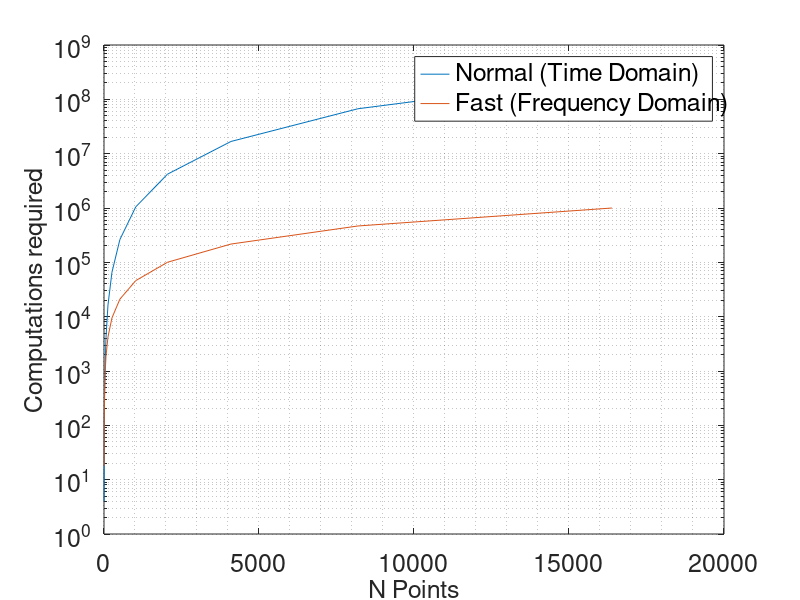

MATLAB code to generate this figure:
x = linspace(1,14,14);
n = 2.^x;

fast = 4.*n.*log2(2.*n) + n;
slow = n.^2;

figure
a = semilogy(n,slow,n,fast);
% title('Computations for Fast vs Normal Cross Correlation')
legend('Normal (Time Domain)','Fast (Frequency Domain)');
xlabel('N Points')
ylabel('Computations required')
grid minor

set(gca,'FontSize',18)
set(findall(gcf,'type','text'),'FontSize',18)